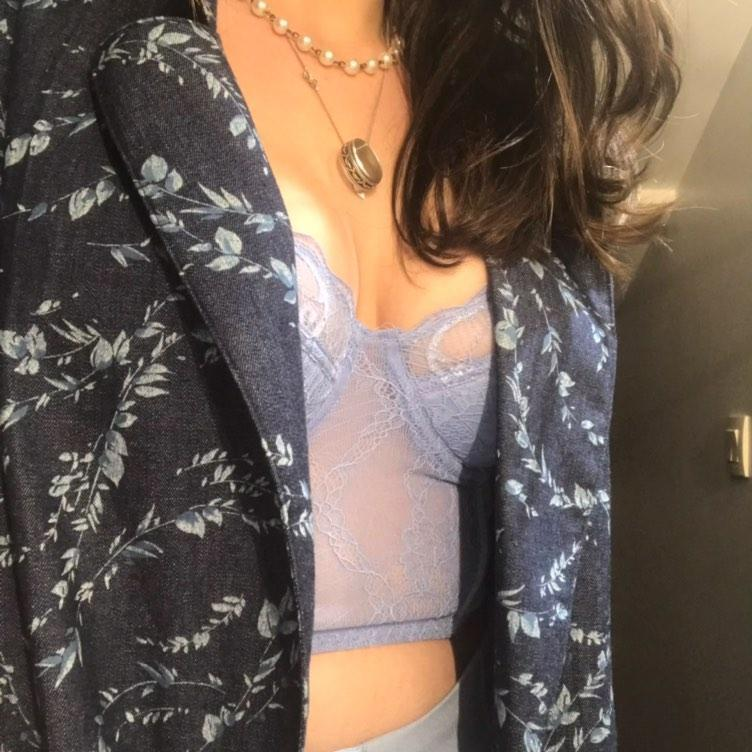
#> input picture plotgraph/3.jpg, 752 x 752 px, found by its file name
$ python kmeanpp.py
#> lines starting #> are read from the running program, lines starting #| are printed output that depends on the picture
import cv2
import numpy as np
import os

# Fonction pour créer les bandes de couleurs
def create_bande(image, centroids, liste):
    # Créer une image de bandes de couleurs horizontales
    palette_bands = np.zeros((len(liste)*50 , 100, 3), dtype=np.uint8)
    for i, k in enumerate(liste):
        palette_bands[i*50:(i+1)*50, :] = np.uint8(centroids[k] * 255)
    # Redimensionner l'image pour qu'elle ait la même taille que l'image originale
        palette_bands = cv2.resize(palette_bands, image.shape[:2][::-1], interpolation=cv2.INTER_NEAREST)
    return palette_bands


# Charger l'image
image = cv2.imread("./3.jpg")
#> image is the input picture: shape (752, 752, 3); mean B, G, R 84.1, 94, 108.8

# Convertir l'image en matrice numpy
image_data = np.array(image, dtype=np.float64) / 255

# Spécifier le nombre de clusters (K) pour l'algorithme K-means
K = 5

# Initialiser les centroides aléatoirement
centroids = np.random.rand(K, 3)

# Répéter jusqu'à convergence
for i in range(10):
    # Calculer la distance euclidienne entre chaque pixel et les centroides
    distances = np.sqrt(np.sum((image_data[:, :, np.newaxis] - centroids) ** 2, axis=3))

    # Assigner chaque pixel au cluster le plus proche
    labels = np.argmin(distances, axis=2)

    # Mettre à jour les centroides en calculant la moyenne de chaque cluster
    for k in range(K):
        centroids[k] = np.mean(image_data[labels == k], axis=0)
#> this loop made 10 passes
#> pass 1, `labels = np.argmin(distances, axis=2)`:
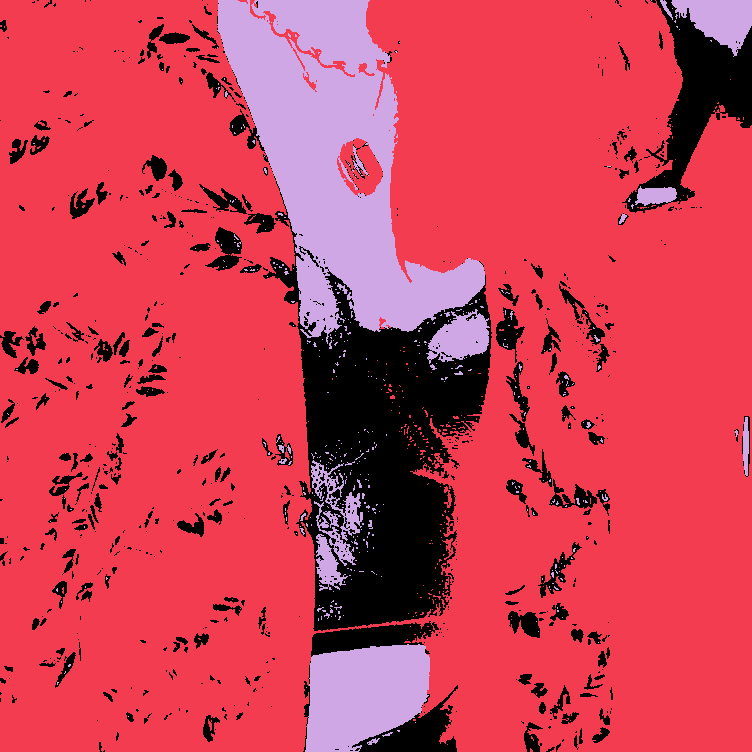
#> labels: shape (752, 752) int64; 3 distinct labels, from 0 to 2; one colour per label, 0 black
#> after the loop, centroids = [[nan, nan, nan], [0.33, 0.369, 0.427], [nan, nan, nan], [nan, nan, nan], [nan, nan, nan]]

# Convertir les labels en une image segmentée
segmented_image = np.zeros_like(image_data)
for k in range(K):
    segmented_image[labels == k] = centroids[k]
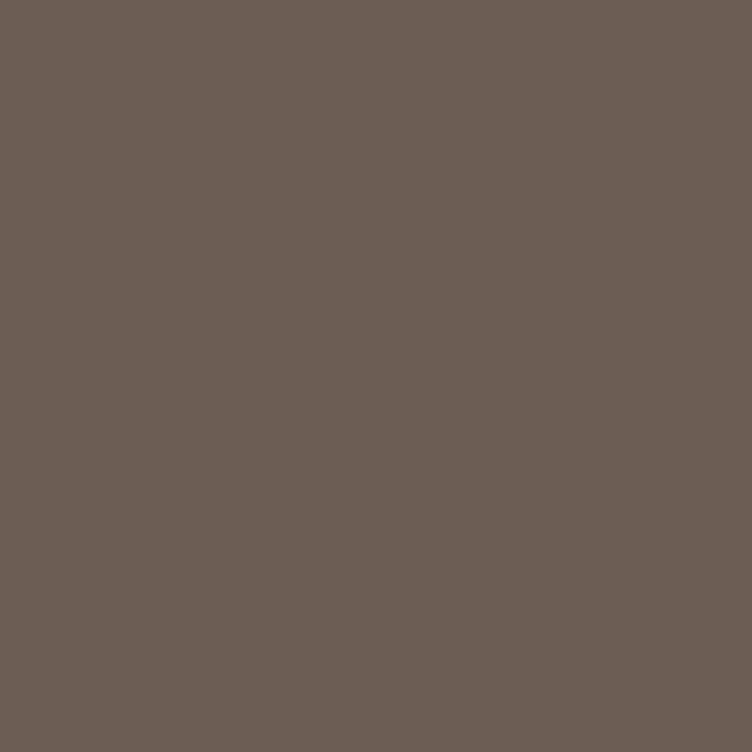
#> segmented_image: shape (752, 752, 3) float64; mean of channels 0, 1, 2 0.33, 0.369, 0.427; drawn as B, G, R

# Afficher les palettes d'origine
palette_bands = create_bande(image, centroids, range(K))
#> the loop in create_bande, `for i, k in enumerate(liste):` made 5 passes
#> pass 2, in create_bande, `palette_bands = cv2.resize(palette_bands, image.shape[:2][::-1], inter..`:
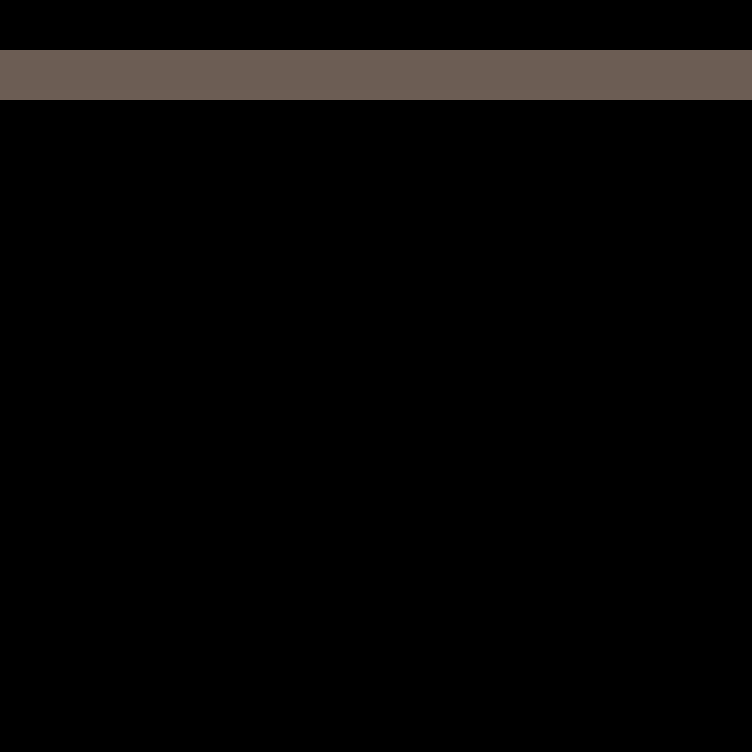
#> palette_bands: shape (752, 752, 3); mean B, G, R 5.6, 6.2, 7.2

cv2.imshow("Palettes", palette_bands)

# Afficher l'image originale et l'image segmentée
cv2.imshow("Image originale", image)
cv2.imshow("Image segmentée", segmented_image)

# Enregistrer les images
if not os.path.exists("Saved"):
    # Créer le dossier s'il n'existe pas
    os.mkdir("Saved")

cv2.imwrite('./Saved/palette_bands1.jpg', palette_bands)
cv2.imwrite('./Saved/segmented_image.jpg', segmented_image)

cv2.waitKey(0)
cv2.destroyAllWindows()
